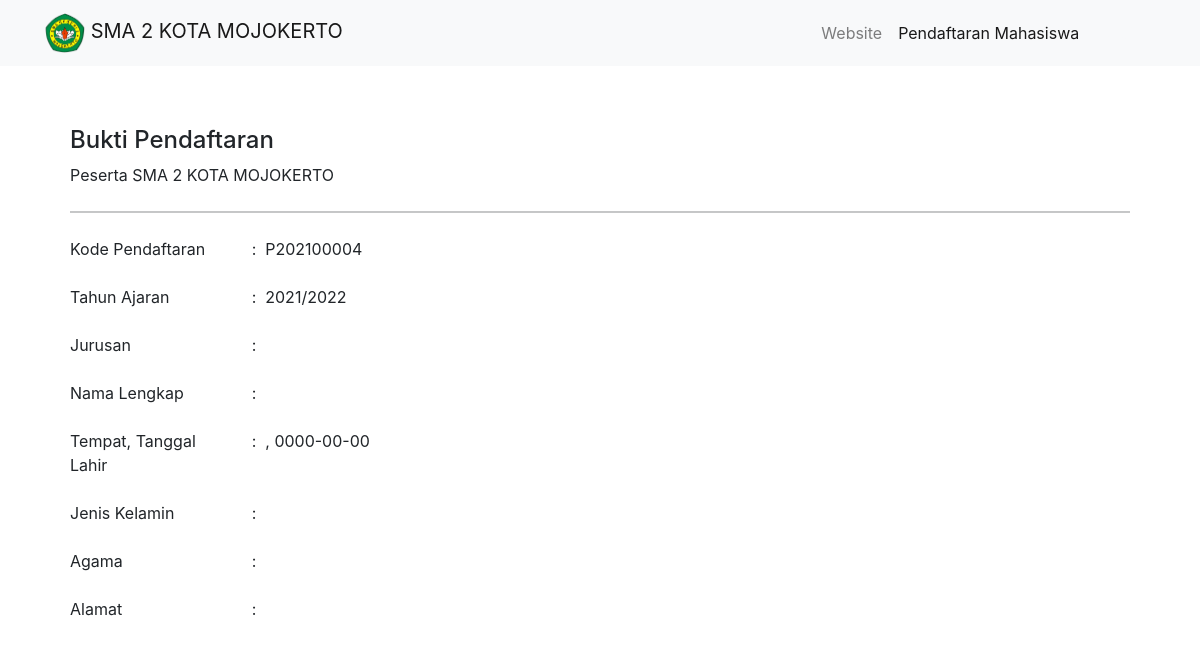
/detail-peserta.php?id=P202100004, run on the app's committed database.
### tables this page shows
CREATE TABLE `tb_pendaftaran` (
  `id_pendaftaran` varchar(10) NOT NULL,
  `tgl_pendaftaran` date NOT NULL,
  `th_ajaran` varchar(9) NOT NULL,
  `jurusan` varchar(25) NOT NULL,
  `nm_peserta` varchar(50) NOT NULL,
  `tmpt_lahir` varchar(50) NOT NULL,
  `tgl_lahir` date NOT NULL,
  `jk` enum('Laki-laki','Perempuan') NOT NULL,
  `agama` varchar(25) NOT NULL,
  `almt_peserta` text NOT NULL
);

### detail-peserta.php (the view, shortened to what this page needs)
<?php
    include 'Koneksi.php';
    $peserta = mysqli_query($conn, "SELECT * FROM tb_pendaftaran WHERE id_pendaftaran = '".$_GET['id']."' ");
    $p = mysqli_fetch_object($peserta);
?>
<!DOCTYPE html>
<html>
    <head>
        <link href="https://cdn.jsdelivr.net/npm/bootstrap@5.1.1/dist/css/bootstrap.min.css" rel="stylesheet">
        <link rel="stylesheet" href="https://stackpath.bootstrapcdn.com/bootstrap/4.1.3/css/bootstrap.min.css">
        <link rel="stylesheet" href="Css/data-peserta.css">
    </head>
    <body>
        <nav class="navbar navbar-expand-lg navbar-light bg-light">
        <div class="container">
        <a class="navbar-brand" href="#"><img src="Images\logo.png" width="40" height="40" class="d-inline-block align-text-left">&nbsp;SMA 2 KOTA MOJOKERTO</a>
        <div class="collapse navbar-collapse" id="navbarNavDropdown">
        <ul class="navbar-nav ms-auto">
            <li class="nav-item">
            <a class="nav-link" aria-current="page" href="Beranda.php">Website</a>
            </li>
            <li class="nav-item">
            <a class="nav-link active" href="#">Pendaftaran Mahasiswa</a>
            </li>
            <a class="btn tombol-button-login text-light" href="index2.php" role="button">Login</a>
        </ul>
        </div>
        </div>
        </nav>
        <section class="content" >
            <div class="box">
            <h4 class='judul-formulir'>Bukti Pendaftaran</h4>
            <p class='title-formulir'>Peserta SMA 2 KOTA MOJOKERTO</p>
            <hr class='my-4'>
            <div class="form-group row">
            <label class="col-sm-2">Kode Pendaftaran</label>
            <div class="col-sm-1">
            <label>:&nbsp;&nbsp;<?php echo $p->id_pendaftaran ?></label>
            </div>
            </div>
            <div class="form-group row">
            <label class="col-sm-2">Tahun Ajaran</label>
            <div class="col-sm-1">
            <label>:&nbsp;&nbsp;<?php echo $p->th_ajaran ?></label>
            </div>
            </div>
            <div class="form-group row">
            <label class="col-sm-2">Jurusan</label>
            <div class="col-sm-1">
            <label>:&nbsp;&nbsp;<?php echo $p->jurusan ?></label>
            </div>
            </div>
            <div class="form-group row">
            <label class="col-sm-2">Nama Lengkap</label>
            <div class="col-sm-2">
            <label>:&nbsp;&nbsp;<?php echo $p->nm_peserta ?></label>
            </div>
            </div>
            <div class="form-group row">
            <label class="col-sm-2">Tempat, Tanggal Lahir</label>
            <div class="col-sm-8">
            <label>:&nbsp;&nbsp;<?php echo $p->tmpt_lahir.', '.$p->tgl_lahir ?></label>
            </div>
            </div>
            <div class="form-group row">
            <label class="col-sm-2">Jenis Kelamin</label>
            <div class="col-sm-1">
            <label>:&nbsp;&nbsp;<?php echo $p->jk ?></label>
            </div>
            </div>
            <div class="form-group row">
            <label class="col-sm-2">Agama</label>
            <div class="col-sm-1">
            <label>:&nbsp;&nbsp;<?php echo $p->agama ?></label>
            </div>
            </div>
            <div class="form-group row">
            <label class="col-sm-2">Alamat</label>
            <div class="col-sm-6">
            <label>:&nbsp;&nbsp;<?php echo $p->almt_peserta ?></label>
            </div>
            </div>
            </div>
        </section>
    </body>
</html>

### Css/data-peserta.css (style rules this page uses)
.content { width: 90%; padding: 10px; box-sizing: border-box; margin: 50px auto; }

### data on the page
tb_pendaftaran: id_pendaftaran "P202100004", th_ajaran "2021/2022", tgl_lahir "0000-00-00"
